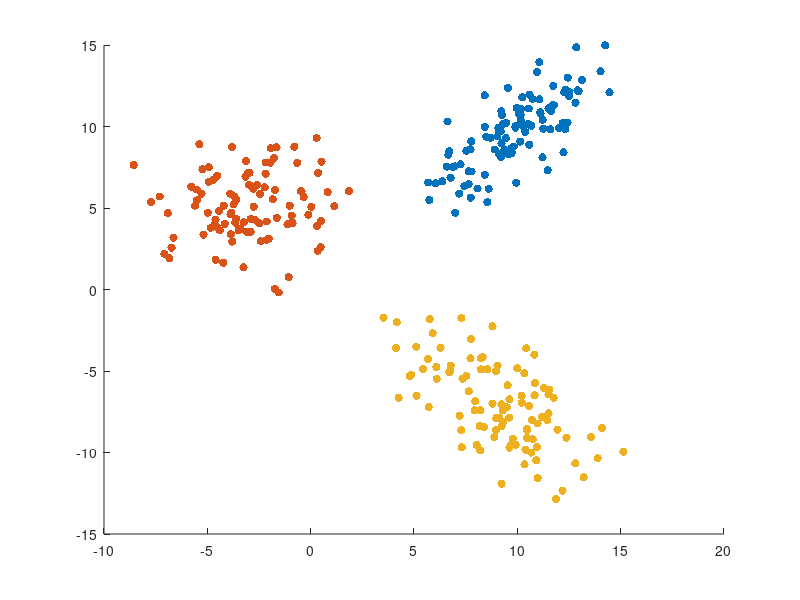

Reproduce this figure in MATLAB. (Note: this script raises an error after producing the figure.)
%very useful: http://stackoverflow.com/questions/18904308/given-a-covarince-matrix-generate-a-gaussian-random-variable-in-matlab

num = 100;

% parameters of first gaussian
mean_1 = [10 10];
cov_1  = [5 4; 4 5];
% generate points
gausspoints_1 = mvnrnd(mean_1, cov_1, num);

% parameters of second gaussian
mean_2 = [-3 5];
cov_2 = [5 0; 0 5];
% generate points
gausspoints_2 = mvnrnd(mean_2, cov_2, num);

% parameters of third gaussian
mean_3 = [9 -7];
cov_3 = [5 -3; -3 5];
% generate points
gausspoints_3 = mvnrnd(mean_3, cov_3, num);

scatter(gausspoints_1(:,1), gausspoints_1(:,2), 'filled'), hold on
scatter(gausspoints_2(:,1), gausspoints_2(:,2), 'filled'), hold on
scatter(gausspoints_3(:,1), gausspoints_3(:,2), 'filled'), hold on

ezcontour(@(x,y) mvnpdf([x y], mean_1, cov_1), xlim(), ylim())
ezcontour(@(x,y) mvnpdf([x y], mean_2, cov_2), xlim(), ylim())
ezcontour(@(x,y) mvnpdf([x y], mean_3, cov_3), xlim(), ylim())
title('X~N(\mu,\sigma)')
xlabel('X_1'), ylabel('X_2')

points = [gausspoints_1; gausspoints_2; gausspoints_3];
n_gaussians = 3;
[means, covariances] = mixtures_of_gaussians(points, n_gaussians);

ezcontour(@(x,y) mvnpdf([x y], means(1, :), covariances(:, :, 1)), xlim(), ylim())
ezcontour(@(x,y) mvnpdf([x y], means(2, :), covariances(:, :, 2)), xlim(), ylim())
ezcontour(@(x,y) mvnpdf([x y], means(3, :), covariances(:, :, 3)), xlim(), ylim())
title('Found gaussian bells')
xlabel('X_1'), ylabel('X_2')



